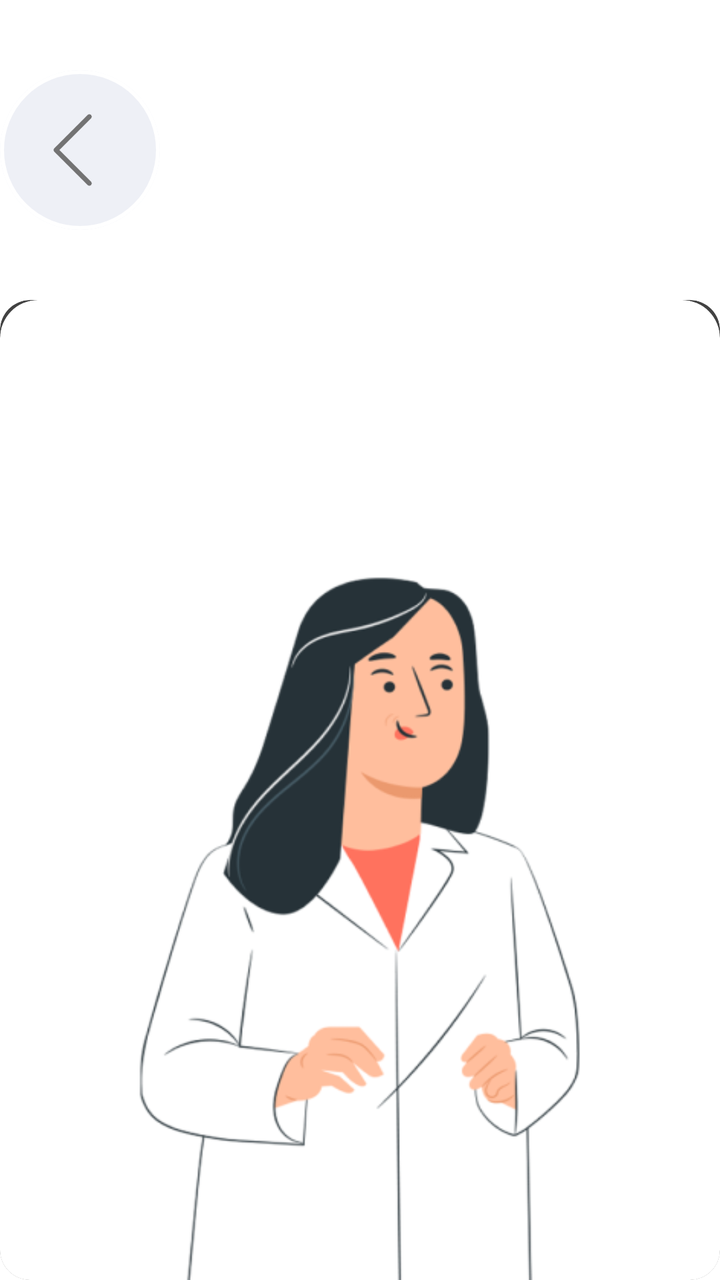
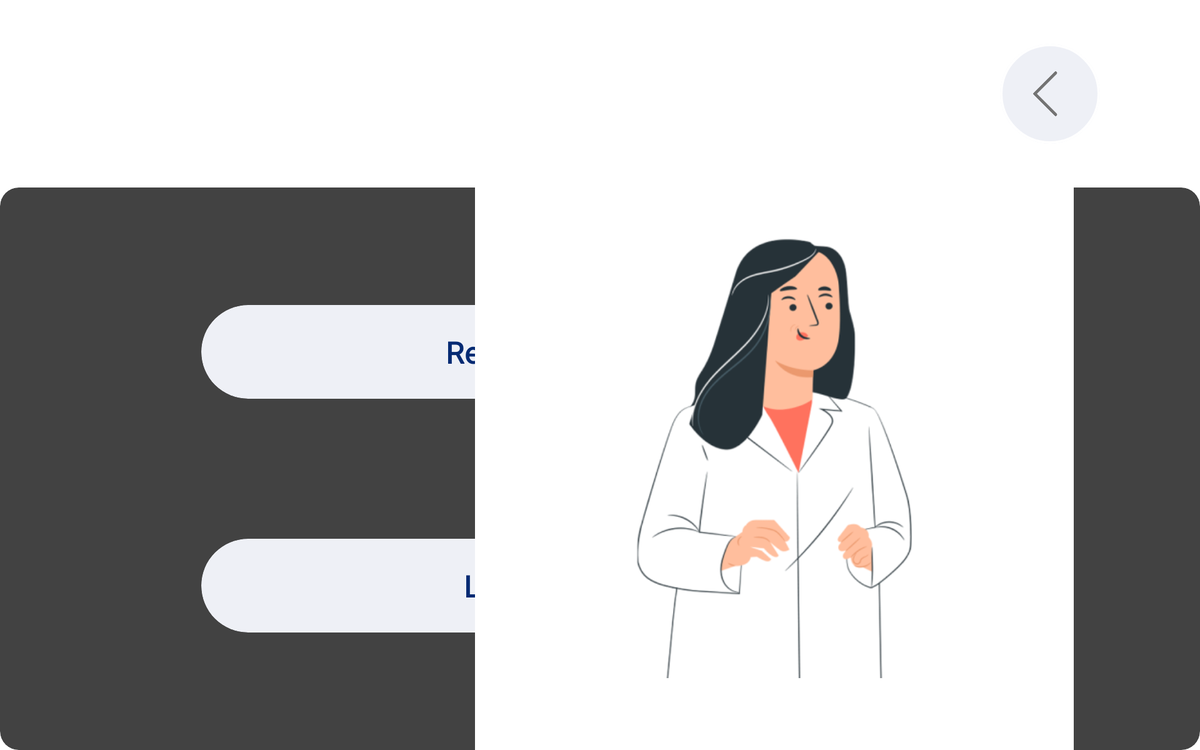

An Android layout and its configuration variant, each rendered on a device that would load it. The default file and the variant file are quoted in full after the pictures.
<!-- AndroidManifest.xml: application theme Theme.ForHealth -->
<!-- res/layout/physiologin.xml -->
<?xml version="1.0" encoding="utf-8"?>
<androidx.constraintlayout.widget.ConstraintLayout xmlns:android="http://schemas.android.com/apk/res/android"
    xmlns:app="http://schemas.android.com/apk/res-auto"
    xmlns:tools="http://schemas.android.com/tools"
    android:layout_width="match_parent"
    android:layout_height="match_parent"
    tools:ignore="MissingDefaultResource">

    <ImageView
        android:id="@+id/imageView4"
        android:layout_width="300dp"
        android:layout_height="60dp"
        app:layout_constraintBottom_toBottomOf="@+id/backbtnp"
        app:layout_constraintStart_toEndOf="@+id/backbtnp"
        app:layout_constraintTop_toTopOf="@+id/backbtnp"
        app:srcCompat="@drawable/forhealth_logo_2" />

    <androidx.cardview.widget.CardView
        android:id="@+id/backbtnp"
        android:layout_width="80dp"
        android:layout_height="80dp"
        android:layout_centerInParent="true"
        android:foreground="@drawable/buttonlayout"
        app:cardBackgroundColor="#EEF0F6"

        app:cardCornerRadius="160dp"
        app:cardElevation="4dp"
        app:layout_constraintBottom_toTopOf="@+id/cardView3"
        app:layout_constraintStart_toStartOf="parent"
        app:layout_constraintTop_toTopOf="parent">

        <LinearLayout
            android:layout_width="match_parent"
            android:layout_height="match_parent">

            <ImageView
                android:layout_width="match_parent"
                android:layout_height="match_parent"
                android:layout_marginEnd="11dp"
                android:layout_marginRight="11dp"
                android:scaleType="centerCrop"
                android:src="@drawable/back" />

        </LinearLayout>


    </androidx.cardview.widget.CardView>


    //MainCardLayout

    <androidx.cardview.widget.CardView
        android:id="@+id/cardView3"
        android:layout_width="match_parent"
        android:layout_height="match_parent"
        android:layout_marginTop="150dp"
        android:outlineAmbientShadowColor="#5AA4F4"
        android:outlineSpotShadowColor="#559EED"
        app:cardCornerRadius="15dp"
        app:cardElevation="30dp"
        app:layout_constraintEnd_toEndOf="parent"
        app:layout_constraintHorizontal_bias="1.0"
        app:layout_constraintStart_toStartOf="parent"
        app:layout_constraintTop_toTopOf="parent">

        <androidx.constraintlayout.widget.ConstraintLayout
            android:layout_width="match_parent"
            android:layout_height="match_parent"

            >

            <ScrollView
                android:layout_width="match_parent"
                android:layout_height="match_parent"
                tools:layout_editor_absoluteX="209dp"
                tools:layout_editor_absoluteY="82dp">

                <LinearLayout
                    android:layout_width="match_parent"
                    android:layout_height="wrap_content"
                    android:orientation="vertical">

                    <androidx.cardview.widget.CardView
                        android:id="@+id/physiotherapistcard"
                        android:layout_width="match_parent"
                        android:layout_height="wrap_content"
                        android:layout_marginStart="0dp"
                        android:layout_marginLeft="0dp"
                        app:cardBackgroundColor="#FFFFFF"
                        app:cardCornerRadius="19dp"
                        app:cardElevation="4dp"
                        app:layout_constraintBottom_toBottomOf="parent"
                        app:layout_constraintStart_toStartOf="parent"
                        app:layout_constraintTop_toTopOf="parent">

                        <androidx.constraintlayout.widget.ConstraintLayout
                            android:layout_width="match_parent"
                            android:layout_height="match_parent">

                            <RelativeLayout
                                android:layout_width="match_parent"
                                android:layout_height="match_parent">

                                <ImageView
                                    android:id="@+id/physio"
                                    android:layout_width="319dp"
                                    android:layout_height="391dp"
                                    android:layout_centerHorizontal="true"
                                    android:layout_gravity="center"
                                    android:layout_marginTop="99dp"
                                    android:src="@drawable/artboard_11" />

                                <TextView
                                    android:layout_width="wrap_content"
                                    android:layout_height="wrap_content"
                                    android:layout_below="@+id/physio"
                                    android:layout_centerHorizontal="true"
                                    android:layout_marginTop="57dp"
                                    android:layout_marginBottom="40dp"
                                    android:fontFamily="@font/ralewaymedium"
                                    android:text="Hello!"
                                    android:textColor="#082F6A"
                                    android:textFontWeight="800"
                                    android:textSize="30dp"


                                    />

                            </RelativeLayout>

                        </androidx.constraintlayout.widget.ConstraintLayout>

                    </androidx.cardview.widget.CardView>


                    <androidx.constraintlayout.widget.ConstraintLayout
                        android:layout_width="match_parent"
                        android:layout_height="wrap_content"
                        android:layout_gravity="center"
                        android:layout_marginHorizontal="10dp"

                        android:layout_marginTop="30dp"
                        >

                        <Switch
                            android:id="@+id/bluetoothswitch"
                            android:layout_width="wrap_content"
                            android:layout_height="wrap_content"
                            app:layout_constraintBottom_toBottomOf="parent"
                            app:layout_constraintEnd_toEndOf="parent"
                            app:layout_constraintTop_toTopOf="parent" />

                        <TextView
                            android:id="@+id/textView3"
                            android:layout_width="wrap_content"
                            android:layout_height="wrap_content"
                            android:layout_marginStart="8dp"
                            android:layout_marginLeft="8dp"
                            android:layout_marginTop="104dp"
                            android:text="Bluetooth"
                            android:textStyle="bold"
                            app:layout_constraintStart_toEndOf="@+id/bletoothicon"
                            app:layout_constraintTop_toBottomOf="@+id/imageView50" />

                        <ImageView
                            android:id="@+id/bletoothicon"
                            android:layout_width="36dp"
                            android:layout_height="39dp"
                            android:layout_marginStart="32dp"
                            android:layout_marginLeft="32dp"
                            app:layout_constraintStart_toStartOf="parent"
                            app:layout_constraintTop_toTopOf="@+id/textView3"
                            app:srcCompat="@drawable/ic_baseline_bluetooth_disabled_24"
                            tools:ignore="VectorDrawableCompat" />

                        <TextView
                            android:id="@+id/bluetoothonoffmsg"
                            android:layout_width="wrap_content"
                            android:layout_height="wrap_content"
                            android:text="Bluetooth id off"
                            app:layout_constraintStart_toStartOf="@+id/textView3"
                            app:layout_constraintTop_toBottomOf="@+id/textView3" />


                    </androidx.constraintlayout.widget.ConstraintLayout>

                    <RelativeLayout
                        android:id="@+id/relativeLayout"
                        android:layout_width="match_parent"
                        android:layout_height="wrap_content"
                        android:layout_marginTop="30dp"
                        android:layout_marginEnd="0dp"
                        android:layout_marginRight="0dp"
                        app:layout_constraintBottom_toBottomOf="@+id/physiotherapistcard"
                        app:layout_constraintEnd_toEndOf="parent"


                        app:layout_constraintTop_toTopOf="@+id/physiotherapistcard">

                        <androidx.cardview.widget.CardView
                            android:id="@+id/signup"
                            android:layout_width="479dp"
                            android:layout_height="75dp"
                            android:layout_centerHorizontal="true"
                            android:layout_margin="20dp"
                            android:layout_marginTop="20dp"
                            app:cardBackgroundColor="#EEF0F6"
                            app:cardCornerRadius="50dp"
                            app:cardElevation="4dp">


                            <androidx.constraintlayout.widget.ConstraintLayout
                                android:layout_width="match_parent"
                                android:layout_height="match_parent">

                                <TextView
                                    android:layout_width="match_parent"
                                    android:layout_height="wrap_content"
                                    android:fontFamily="@font/ralewaymedium"
                                    android:gravity="center_horizontal"
                                    android:text="Register"
                                    android:textAlignment="center"
                                    android:textColor="#042A73"
                                    android:textFontWeight="800"
                                    android:textSize="24dp"
                                    app:layout_constraintBottom_toBottomOf="parent"
                                    app:layout_constraintEnd_toEndOf="parent"
                                    app:layout_constraintStart_toStartOf="parent"
                                    app:layout_constraintTop_toTopOf="parent" />

                            </androidx.constraintlayout.widget.ConstraintLayout>

                        </androidx.cardview.widget.CardView>

                        <androidx.cardview.widget.CardView
                            android:id="@+id/login"
                            android:layout_width="479dp"
                            android:layout_height="75dp"
                            android:layout_below="@+id/signup"
                            android:layout_centerHorizontal="true"
                            android:layout_margin="20dp"
                            android:layout_marginTop="30dp"
                            android:layout_marginBottom="20dp"
                            app:cardBackgroundColor="#EEF0F6"
                            app:cardCornerRadius="50dp"
                            app:cardElevation="4dp">


                            <androidx.constraintlayout.widget.ConstraintLayout
                                android:layout_width="match_parent"
                                android:layout_height="match_parent">

                                <TextView
                                    android:id="@+id/logintxt"
                                    android:layout_width="match_parent"
                                    android:layout_height="wrap_content"
                                    android:fontFamily="@font/ralewaymedium"
                                    android:gravity="center_horizontal"
                                    android:text="Login"
                                    android:textAlignment="center"
                                    android:textColor="#042A73"
                                    android:textFontWeight="800"
                                    android:textSize="24dp"
                                    app:layout_constraintBottom_toBottomOf="parent"
                                    app:layout_constraintEnd_toEndOf="parent"
                                    app:layout_constraintStart_toStartOf="parent"
                                    app:layout_constraintTop_toTopOf="parent" />

                            </androidx.constraintlayout.widget.ConstraintLayout>

                        </androidx.cardview.widget.CardView>


                    </RelativeLayout>

                    <androidx.constraintlayout.widget.ConstraintLayout
                        android:layout_width="wrap_content"
                        android:layout_height="wrap_content"
                        android:layout_gravity="center"
                        android:layout_marginVertical="30dp"
                        app:layout_constraintBottom_toBottomOf="parent"
                        app:layout_constraintEnd_toEndOf="parent"
                        app:layout_constraintStart_toStartOf="parent"
                        app:layout_constraintTop_toBottomOf="@+id/physiotherapistcard">

                        <View
                            android:id="@+id/ellipse_104"
                            android:layout_width="20dp"
                            android:layout_height="20dp"
                            android:layout_alignParentLeft="true"
                            android:layout_alignParentTop="true"
                            android:background="@drawable/circle4"
                            app:layout_constraintBottom_toBottomOf="parent"
                            app:layout_constraintStart_toStartOf="parent"
                            app:layout_constraintTop_toTopOf="parent" />

                        <View
                            android:id="@+id/ellipse_105"
                            android:layout_width="20dp"
                            android:layout_height="20dp"
                            android:layout_alignParentLeft="true"
                            android:layout_alignParentTop="true"
                            android:layout_marginStart="20dp"
                            android:layout_marginLeft="20dp"
                            android:background="@drawable/circle4"
                            app:layout_constraintBottom_toBottomOf="@+id/ellipse_104"
                            app:layout_constraintStart_toEndOf="@+id/ellipse_104"
                            app:layout_constraintTop_toTopOf="@+id/ellipse_104"
                            app:layout_constraintVertical_bias="0.0" />

                        <View
                            android:id="@+id/ellipse_106"
                            android:layout_width="20dp"
                            android:layout_height="20dp"
                            android:layout_alignParentLeft="true"
                            android:layout_alignParentTop="true"
                            android:layout_marginStart="20dp"
                            android:layout_marginLeft="20dp"
                            android:background="@drawable/circle"
                            app:layout_constraintBottom_toBottomOf="@+id/ellipse_104"
                            app:layout_constraintStart_toEndOf="@+id/ellipse_105"
                            app:layout_constraintTop_toTopOf="@+id/ellipse_104" />

                        <View
                            android:id="@+id/ellipse_107"
                            android:layout_width="20dp"
                            android:layout_height="20dp"
                            android:layout_alignParentLeft="true"
                            android:layout_alignParentTop="true"
                            android:layout_marginStart="20dp"
                            android:layout_marginLeft="20dp"
                            android:background="@drawable/circle4"
                            app:layout_constraintBottom_toBottomOf="@+id/ellipse_104"
                            app:layout_constraintStart_toEndOf="@+id/ellipse_106"
                            app:layout_constraintTop_toTopOf="@+id/ellipse_104" />


                    </androidx.constraintlayout.widget.ConstraintLayout>


                </LinearLayout>
            </ScrollView>


        </androidx.constraintlayout.widget.ConstraintLayout>

    </androidx.cardview.widget.CardView>



</androidx.constraintlayout.widget.ConstraintLayout>
<!-- resources referenced by this layout -->
<resources>
  <!-- drawable artboard_11: png bitmap (drawable, 47545 bytes) -->
  <!-- drawable back: png bitmap (drawable, 2759 bytes) -->
  <!-- drawable buttonlayout (drawable) -->
  <?xml version="1.0" encoding="utf-8"?>
  <shape xmlns:android="http://schemas.android.com/apk/res/android">
      <stroke android:color="#FFFF" android:width="2dp" />
      <corners android:radius="50dp"/>
  </shape>
  <!-- drawable circle (drawable) -->
  <vector
      xmlns:android="http://schemas.android.com/apk/res/android"
      xmlns:aapt="http://schemas.android.com/aapt"
      android:width="27.2dp"
      android:height="27.2dp"
      android:viewportWidth="27.2"
      android:viewportHeight="27.2"
      >
  
      <group>
  
          <clip-path
              android:pathData="M27.2 13.6C27.2 21.111 21.111 27.2 13.6 27.2C6.08892 27.2 0 21.111 0 13.6C0 6.08892 6.08892 0 13.6 0C21.111 0 27.2 6.08892 27.2 13.6Z"
              />
  
          <path
              android:pathData="M0 0V27.2H27.2V0"
              android:fillColor="#061E43"
              />
  
      </group>
  
  </vector>
  <!-- drawable circle4 (drawable) -->
  <vector
      xmlns:android="http://schemas.android.com/apk/res/android"
      xmlns:aapt="http://schemas.android.com/aapt"
      android:width="27.2dp"
      android:height="27.2dp"
      android:viewportWidth="27.2"
      android:viewportHeight="27.2"
      >
  
      <group>
  
          <clip-path
              android:pathData="M27.2 13.6C27.2 21.111 21.111 27.2 13.6 27.2C6.08892 27.2 0 21.111 0 13.6C0 6.08892 6.08892 0 13.6 0C21.111 0 27.2 6.08892 27.2 13.6Z"
              />
  
          <path
              android:pathData="M0 0V27.2H27.2V0"
              android:fillColor="#B5CFF8"
              />
  
      </group>
  
  </vector>
  <!-- drawable forhealth_logo_2: png bitmap (drawable, 68302 bytes) -->
  <style name="Theme.ForHealth" parent="Theme.MaterialComponents.DayNight.NoActionBar">
          
          <item name="colorPrimary">@color/purple_200</item>
          <item name="colorPrimaryVariant">#FFFFFF</item>
          <item name="colorOnPrimary">@color/black</item>
          
          <item name="colorSecondary">@color/teal_200</item>
          <item name="colorSecondaryVariant">@color/teal_200</item>
          <item name="colorOnSecondary">@color/black</item>
          
          <item name="android:statusBarColor" tools:targetApi="l">?attr/colorPrimaryVariant</item>
          
      </style>
  <color name="purple_200">#FFBB86FC</color>
  <color name="black">#FF000000</color>
  <color name="teal_200">#FF03DAC5</color>
</resources>
<!-- res/layout-w800dp/physiologin.xml (the repository's variant of the layout above) -->
<!-- drawn on a 7-inch tablet turned sideways -->
<?xml version="1.0" encoding="utf-8"?>
<androidx.constraintlayout.widget.ConstraintLayout xmlns:android="http://schemas.android.com/apk/res/android"
    xmlns:app="http://schemas.android.com/apk/res-auto"
    xmlns:tools="http://schemas.android.com/tools"
    android:layout_width="match_parent"
    android:layout_height="match_parent"
    tools:ignore="MissingDefaultResource">

    <ImageView
        android:id="@+id/imageView4"
        android:layout_width="300dp"
        android:layout_height="60dp"
        android:layout_marginStart="52dp"
        android:layout_marginLeft="52dp"
        app:layout_constraintBottom_toTopOf="@+id/cardView3"
        app:layout_constraintStart_toStartOf="parent"
        app:layout_constraintTop_toTopOf="parent"
        app:layout_constraintVertical_bias="0.388"
        app:srcCompat="@drawable/forhealth_logo_2" />

    //MainCardLayout

    <androidx.cardview.widget.CardView
        android:id="@+id/cardView3"
        android:layout_width="match_parent"
        android:layout_height="match_parent"
        android:layout_marginTop="150dp"
        android:outlineAmbientShadowColor="#5AA4F4"
        android:outlineSpotShadowColor="#559EED"
        app:cardCornerRadius="15dp"
        app:cardElevation="30dp"
        app:layout_constraintEnd_toEndOf="parent"
        app:layout_constraintHorizontal_bias="1.0"
        app:layout_constraintStart_toStartOf="parent"
        app:layout_constraintTop_toTopOf="parent">

        <androidx.constraintlayout.widget.ConstraintLayout
            android:layout_width="match_parent"
            android:layout_height="match_parent"

            >

            <androidx.cardview.widget.CardView
                android:id="@+id/physiotherapistcard"
                android:layout_width="479dp"
                android:layout_height="646dp"
                android:layout_marginStart="380dp"
                android:layout_marginLeft="380dp"
                app:cardBackgroundColor="#FFFFFF"
                app:cardCornerRadius="19dp"
                app:cardElevation="4dp"
                app:layout_constraintBottom_toBottomOf="parent"
                app:layout_constraintStart_toStartOf="parent"
                app:layout_constraintTop_toTopOf="parent">

                <androidx.constraintlayout.widget.ConstraintLayout
                    android:layout_width="match_parent"
                    android:layout_height="match_parent">

                    <RelativeLayout
                        android:layout_width="match_parent"
                        android:layout_height="match_parent">

                        <ImageView
                            android:id="@+id/physio"
                            android:layout_width="319dp"
                            android:layout_height="391dp"
                            android:layout_centerHorizontal="true"
                            android:layout_gravity="center"
                            android:layout_marginTop="99dp"
                            android:src="@drawable/artboard_11" />

                        <TextView
                            android:layout_width="wrap_content"
                            android:layout_height="wrap_content"
                            android:layout_below="@+id/physio"
                            android:layout_centerHorizontal="true"
                            android:layout_marginTop="57dp"
                            android:fontFamily="@font/ralewaymedium"
                            android:text="Hello!"
                            android:textColor="#082F6A"
                            android:textFontWeight="800"
                            android:textSize="30dp"


                            />

                    </RelativeLayout>

                </androidx.constraintlayout.widget.ConstraintLayout>

            </androidx.cardview.widget.CardView>


            <RelativeLayout
                android:id="@+id/relativeLayout"
                android:layout_width="wrap_content"
                android:layout_height="wrap_content"
                android:layout_marginEnd="300dp"
                android:layout_marginRight="300dp"
                app:layout_constraintBottom_toBottomOf="@+id/physiotherapistcard"
                app:layout_constraintEnd_toEndOf="parent"


                app:layout_constraintTop_toTopOf="@+id/physiotherapistcard">

                <androidx.cardview.widget.CardView
                    android:id="@+id/signup"
                    android:layout_width="479dp"
                    android:layout_height="75dp"
                    android:layout_centerHorizontal="true"
                    android:layout_margin="20dp"
                    android:layout_marginTop="20dp"
                    app:cardBackgroundColor="#EEF0F6"
                    app:cardCornerRadius="50dp"
                    app:cardElevation="4dp">


                    <androidx.constraintlayout.widget.ConstraintLayout
                        android:layout_width="match_parent"
                        android:layout_height="match_parent">

                        <TextView
                            android:layout_width="match_parent"
                            android:layout_height="wrap_content"
                            android:fontFamily="@font/ralewaymedium"
                            android:gravity="center_horizontal"
                            android:text="Register"
                            android:textAlignment="center"
                            android:textColor="#042A73"
                            android:textFontWeight="800"
                            android:textSize="24dp"
                            app:layout_constraintBottom_toBottomOf="parent"
                            app:layout_constraintEnd_toEndOf="parent"
                            app:layout_constraintStart_toStartOf="parent"
                            app:layout_constraintTop_toTopOf="parent" />

                    </androidx.constraintlayout.widget.ConstraintLayout>

                </androidx.cardview.widget.CardView>

                <androidx.cardview.widget.CardView
                    android:id="@+id/login"
                    android:layout_width="479dp"
                    android:layout_height="75dp"
                    android:layout_below="@+id/signup"
                    android:layout_centerHorizontal="true"
                    android:layout_marginTop="92dp"
                    android:layout_marginBottom="20dp"
                    app:cardBackgroundColor="#EEF0F6"
                    app:cardCornerRadius="50dp"
                    app:cardElevation="4dp">


                    <androidx.constraintlayout.widget.ConstraintLayout
                        android:layout_width="match_parent"
                        android:layout_height="match_parent">

                        <TextView
                            android:id="@+id/logintxt"
                            android:layout_width="match_parent"
                            android:layout_height="wrap_content"
                            android:fontFamily="@font/ralewaymedium"
                            android:gravity="center_horizontal"
                            android:text="Login"
                            android:textAlignment="center"
                            android:textColor="#042A73"
                            android:textFontWeight="800"
                            android:textSize="24dp"
                            app:layout_constraintBottom_toBottomOf="parent"
                            app:layout_constraintEnd_toEndOf="parent"
                            app:layout_constraintStart_toStartOf="parent"
                            app:layout_constraintTop_toTopOf="parent" />

                    </androidx.constraintlayout.widget.ConstraintLayout>

                </androidx.cardview.widget.CardView>


            </RelativeLayout>

            <androidx.constraintlayout.widget.ConstraintLayout
                android:layout_width="wrap_content"
                android:layout_height="wrap_content"
                app:layout_constraintBottom_toBottomOf="parent"
                app:layout_constraintEnd_toEndOf="parent"
                app:layout_constraintStart_toStartOf="parent"
                app:layout_constraintTop_toBottomOf="@+id/physiotherapistcard">

                <View
                    android:id="@+id/ellipse_104"
                    android:layout_width="20dp"
                    android:layout_height="20dp"
                    android:layout_alignParentLeft="true"
                    android:layout_alignParentTop="true"
                    android:background="@drawable/circle4"
                    app:layout_constraintBottom_toBottomOf="parent"
                    app:layout_constraintStart_toStartOf="parent"
                    app:layout_constraintTop_toTopOf="parent" />

                <View
                    android:id="@+id/ellipse_105"
                    android:layout_width="20dp"
                    android:layout_height="20dp"
                    android:layout_alignParentLeft="true"
                    android:layout_alignParentTop="true"
                    android:layout_marginStart="20dp"
                    android:layout_marginLeft="20dp"
                    android:background="@drawable/circle4"
                    app:layout_constraintBottom_toBottomOf="@+id/ellipse_104"
                    app:layout_constraintStart_toEndOf="@+id/ellipse_104"
                    app:layout_constraintTop_toTopOf="@+id/ellipse_104"
                    app:layout_constraintVertical_bias="0.0" />

                <View
                    android:id="@+id/ellipse_106"
                    android:layout_width="20dp"
                    android:layout_height="20dp"
                    android:layout_alignParentLeft="true"
                    android:layout_alignParentTop="true"
                    android:layout_marginStart="20dp"
                    android:layout_marginLeft="20dp"
                    android:background="@drawable/circle"
                    app:layout_constraintBottom_toBottomOf="@+id/ellipse_104"
                    app:layout_constraintStart_toEndOf="@+id/ellipse_105"
                    app:layout_constraintTop_toTopOf="@+id/ellipse_104" />

                <View
                    android:id="@+id/ellipse_107"
                    android:layout_width="20dp"
                    android:layout_height="20dp"
                    android:layout_alignParentLeft="true"
                    android:layout_alignParentTop="true"
                    android:layout_marginStart="20dp"
                    android:layout_marginLeft="20dp"
                    android:background="@drawable/circle4"
                    app:layout_constraintBottom_toBottomOf="@+id/ellipse_104"
                    app:layout_constraintStart_toEndOf="@+id/ellipse_106"
                    app:layout_constraintTop_toTopOf="@+id/ellipse_104" />


            </androidx.constraintlayout.widget.ConstraintLayout>

        </androidx.constraintlayout.widget.ConstraintLayout>

    </androidx.cardview.widget.CardView>

    <androidx.cardview.widget.CardView
        android:id="@+id/backbtnp"
        android:layout_width="80dp"
        android:layout_height="80dp"
        android:layout_centerInParent="true"
        android:layout_marginEnd="80dp"
        android:layout_marginRight="80dp"
        android:foreground="@drawable/buttonlayout"
        app:cardBackgroundColor="#EEF0F6"

        app:cardCornerRadius="160dp"
        app:cardElevation="4dp"
        app:layout_constraintBottom_toTopOf="@+id/cardView3"
        app:layout_constraintEnd_toEndOf="parent"
        app:layout_constraintTop_toTopOf="parent">

        <LinearLayout
            android:layout_width="match_parent"
            android:layout_height="match_parent">

            <ImageView
                android:layout_width="match_parent"
                android:layout_height="match_parent"
                android:layout_marginEnd="11dp"
                android:layout_marginRight="11dp"
                android:scaleType="centerCrop"
                android:src="@drawable/back" />

        </LinearLayout>


    </androidx.cardview.widget.CardView>


</androidx.constraintlayout.widget.ConstraintLayout>
